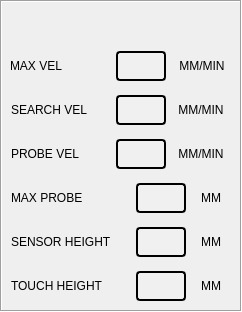
                <widget class="QFrame" name="frm_settings2">
                 <property name="sizePolicy">
                  <sizepolicy hsizetype="Preferred" vsizetype="Preferred">
                   <horstretch>0</horstretch>
                   <verstretch>0</verstretch>
                  </sizepolicy>
                 </property>
                 <property name="minimumSize">
                  <size>
                   <width>0</width>
                   <height>0</height>
                  </size>
                 </property>
                 <property name="maximumSize">
                  <size>
                   <width>16777215</width>
                   <height>16777215</height>
                  </size>
                 </property>
                 <property name="frameShape">
                  <enum>QFrame::Box</enum>
                 </property>
                 <property name="frameShadow">
                  <enum>QFrame::Sunken</enum>
                 </property>
                 <layout class="QVBoxLayout" name="verticalLayout_14">
                  <property name="spacing">
                   <number>4</number>
                  </property>
                  <property name="leftMargin">
                   <number>4</number>
                  </property>
                  <property name="topMargin">
                   <number>4</number>
                  </property>
                  <property name="rightMargin">
                   <number>4</number>
                  </property>
                  <property name="bottomMargin">
                   <number>4</number>
                  </property>
                  <item>
                   <spacer name="verticalSpacer_7">
                    <property name="orientation">
                     <enum>Qt::Vertical</enum>
                    </property>
                    <property name="sizeHint" stdset="0">
                     <size>
                      <width>20</width>
                      <height>40</height>
                     </size>
                    </property>
                   </spacer>
                  </item>
                  <item>
                   <widget class="QWidget" name="widget_max_velocity" native="true">
                    <layout class="QHBoxLayout" name="layout_max_velocity">
                     <property name="leftMargin">
                      <number>4</number>
                     </property>
                     <property name="topMargin">
                      <number>0</number>
                     </property>
                     <property name="rightMargin">
                      <number>4</number>
                     </property>
                     <property name="bottomMargin">
                      <number>0</number>
                     </property>
                     <item>
                      <widget class="QLabel" name="label_28">
                       <property name="sizePolicy">
                        <sizepolicy hsizetype="Preferred" vsizetype="Fixed">
                         <horstretch>0</horstretch>
                         <verstretch>0</verstretch>
                        </sizepolicy>
                       </property>
                       <property name="minimumSize">
                        <size>
                         <width>100</width>
                         <height>40</height>
                        </size>
                       </property>
                       <property name="maximumSize">
                        <size>
                         <width>100</width>
                         <height>40</height>
                        </size>
                       </property>
                       <property name="toolTip">
                        <string>Maximum linear velocity</string>
                       </property>
                       <property name="text">
                        <string>MAX VEL</string>
                       </property>
                       <property name="alignment">
                        <set>Qt::AlignLeading|Qt::AlignLeft|Qt::AlignVCenter</set>
                       </property>
                      </widget>
                     </item>
                     <item>
                      <widget class="QLabel" name="lbl_maxv">
                       <property name="sizePolicy">
                        <sizepolicy hsizetype="Fixed" vsizetype="Fixed">
                         <horstretch>0</horstretch>
                         <verstretch>0</verstretch>
                        </sizepolicy>
                       </property>
                       <property name="minimumSize">
                        <size>
                         <width>50</width>
                         <height>30</height>
                        </size>
                       </property>
                       <property name="maximumSize">
                        <size>
                         <width>50</width>
                         <height>30</height>
                        </size>
                       </property>
                       <property name="styleSheet">
                        <string notr="true">    background: rgb(240, 240, 240);
    border: 2px solid black;
    border-radius: 4px;
    font: 10pt &quot;Lato Heavy&quot;;
    color: black;
</string>
                       </property>
                       <property name="frameShape">
                        <enum>QFrame::Box</enum>
                       </property>
                       <property name="frameShadow">
                        <enum>QFrame::Sunken</enum>
                       </property>
                       <property name="lineWidth">
                        <number>2</number>
                       </property>
                       <property name="text">
                        <string/>
                       </property>
                       <property name="alignment">
                        <set>Qt::AlignCenter</set>
                       </property>
                      </widget>
                     </item>
                     <item>
                      <widget class="QLabel" name="lbl_maxv_units">
                       <property name="sizePolicy">
                        <sizepolicy hsizetype="Fixed" vsizetype="Fixed">
                         <horstretch>0</horstretch>
                         <verstretch>0</verstretch>
                        </sizepolicy>
                       </property>
                       <property name="minimumSize">
                        <size>
                         <width>60</width>
                         <height>40</height>
                        </size>
                       </property>
                       <property name="maximumSize">
                        <size>
                         <width>60</width>
                         <height>40</height>
                        </size>
                       </property>
                       <property name="text">
                        <string>MM/MIN</string>
                       </property>
                       <property name="alignment">
                        <set>Qt::AlignCenter</set>
                       </property>
                       <property name="wordWrap">
                        <bool>false</bool>
                       </property>
                       <property name="indent">
                        <number>0</number>
                       </property>
                      </widget>
                     </item>
                    </layout>
                   </widget>
                  </item>
                  <item>
                   <widget class="QWidget" name="widget_search_vel" native="true">
                    <layout class="QHBoxLayout" name="layout_searchvel">
                     <property name="spacing">
                      <number>4</number>
                     </property>
                     <property name="leftMargin">
                      <number>4</number>
                     </property>
                     <property name="topMargin">
                      <number>0</number>
                     </property>
                     <property name="rightMargin">
                      <number>4</number>
                     </property>
                     <property name="bottomMargin">
                      <number>0</number>
                     </property>
                     <item>
                      <widget class="QLabel" name="label_6">
                       <property name="sizePolicy">
                        <sizepolicy hsizetype="Preferred" vsizetype="Fixed">
                         <horstretch>0</horstretch>
                         <verstretch>0</verstretch>
                        </sizepolicy>
                       </property>
                       <property name="minimumSize">
                        <size>
                         <width>100</width>
                         <height>40</height>
                        </size>
                       </property>
                       <property name="maximumSize">
                        <size>
                         <width>100</width>
                         <height>40</height>
                        </size>
                       </property>
                       <property name="toolTip">
                        <string>Probe down search velocity</string>
                       </property>
                       <property name="text">
                        <string>SEARCH VEL</string>
                       </property>
                       <property name="alignment">
                        <set>Qt::AlignLeading|Qt::AlignLeft|Qt::AlignVCenter</set>
                       </property>
                      </widget>
                     </item>
                     <item>
                      <widget class="QLabel" name="lbl_search_vel">
                       <property name="sizePolicy">
                        <sizepolicy hsizetype="Fixed" vsizetype="Fixed">
                         <horstretch>0</horstretch>
                         <verstretch>0</verstretch>
                        </sizepolicy>
                       </property>
                       <property name="minimumSize">
                        <size>
                         <width>50</width>
                         <height>30</height>
                        </size>
                       </property>
                       <property name="maximumSize">
                        <size>
                         <width>50</width>
                         <height>30</height>
                        </size>
                       </property>
                       <property name="styleSheet">
                        <string notr="true">    background: rgb(240, 240, 240);
    border: 2px solid black;
    border-radius: 4px;
    font: 10pt &quot;Lato Heavy&quot;;
    color: black;
</string>
                       </property>
                       <property name="frameShape">
                        <enum>QFrame::Box</enum>
                       </property>
                       <property name="frameShadow">
                        <enum>QFrame::Sunken</enum>
                       </property>
                       <property name="lineWidth">
                        <number>2</number>
                       </property>
                       <property name="text">
                        <string/>
                       </property>
                       <property name="alignment">
                        <set>Qt::AlignCenter</set>
                       </property>
                      </widget>
                     </item>
                     <item>
                      <widget class="QLabel" name="lbl_search_vel_units">
                       <property name="sizePolicy">
                        <sizepolicy hsizetype="Fixed" vsizetype="Fixed">
                         <horstretch>0</horstretch>
                         <verstretch>0</verstretch>
                        </sizepolicy>
                       </property>
                       <property name="minimumSize">
                        <size>
                         <width>60</width>
                         <height>40</height>
                        </size>
                       </property>
                       <property name="maximumSize">
                        <size>
                         <width>60</width>
                         <height>40</height>
                        </size>
                       </property>
                       <property name="text">
                        <string>MM/MIN</string>
                       </property>
                       <property name="alignment">
                        <set>Qt::AlignCenter</set>
                       </property>
                       <property name="wordWrap">
                        <bool>false</bool>
                       </property>
                       <property name="indent">
                        <number>0</number>
                       </property>
                      </widget>
                     </item>
                    </layout>
                   </widget>
                  </item>
                  <item>
                   <widget class="QWidget" name="widget_probe_vel" native="true">
                    <layout class="QHBoxLayout" name="layout_probevel">
                     <property name="spacing">
                      <number>4</number>
                     </property>
                     <property name="leftMargin">
                      <number>4</number>
                     </property>
                     <property name="topMargin">
                      <number>0</number>
                     </property>
                     <property name="rightMargin">
                      <number>4</number>
                     </property>
                     <property name="bottomMargin">
                      <number>0</number>
                     </property>
                     <item>
                      <widget class="QLabel" name="label_7">
                       <property name="sizePolicy">
                        <sizepolicy hsizetype="Preferred" vsizetype="Fixed">
                         <horstretch>0</horstretch>
                         <verstretch>0</verstretch>
                        </sizepolicy>
                       </property>
                       <property name="minimumSize">
                        <size>
                         <width>100</width>
                         <height>40</height>
                        </size>
                       </property>
                       <property name="maximumSize">
                        <size>
                         <width>100</width>
                         <height>40</height>
                        </size>
                       </property>
                       <property name="toolTip">
                        <string>Probe down final velocity</string>
                       </property>
                       <property name="text">
                        <string>PROBE VEL</string>
                       </property>
                       <property name="alignment">
                        <set>Qt::AlignLeading|Qt::AlignLeft|Qt::AlignVCenter</set>
                       </property>
                      </widget>
                     </item>
                     <item>
                      <widget class="QLabel" name="lbl_probe_vel">
                       <property name="sizePolicy">
                        <sizepolicy hsizetype="Fixed" vsizetype="Fixed">
                         <horstretch>0</horstretch>
                         <verstretch>0</verstretch>
                        </sizepolicy>
                       </property>
                       <property name="minimumSize">
                        <size>
                         <width>50</width>
                         <height>30</height>
                        </size>
                       </property>
                       <property name="maximumSize">
                        <size>
                         <width>50</width>
                         <height>30</height>
                        </size>
                       </property>
                       <property name="styleSheet">
                        <string notr="true">    background: rgb(240, 240, 240);
    border: 2px solid black;
    border-radius: 4px;
    font: 10pt &quot;Lato Heavy&quot;;
    color: black;
</string>
                       </property>
                       <property name="frameShape">
                        <enum>QFrame::Box</enum>
                       </property>
                       <property name="frameShadow">
                        <enum>QFrame::Sunken</enum>
                       </property>
                       <property name="lineWidth">
                        <number>2</number>
                       </property>
                       <property name="text">
                        <string/>
                       </property>
                       <property name="alignment">
                        <set>Qt::AlignCenter</set>
                       </property>
                      </widget>
                     </item>
                     <item>
                      <widget class="QLabel" name="lbl_probe_vel_units">
                       <property name="sizePolicy">
                        <sizepolicy hsizetype="Fixed" vsizetype="Fixed">
                         <horstretch>0</horstretch>
                         <verstretch>0</verstretch>
                        </sizepolicy>
                       </property>
                       <property name="minimumSize">
                        <size>
                         <width>60</width>
                         <height>40</height>
                        </size>
                       </property>
                       <property name="maximumSize">
                        <size>
                         <width>60</width>
                         <height>40</height>
                        </size>
                       </property>
                       <property name="text">
                        <string>MM/MIN</string>
                       </property>
                       <property name="alignment">
                        <set>Qt::AlignCenter</set>
                       </property>
                       <property name="wordWrap">
                        <bool>false</bool>
                       </property>
                       <property name="indent">
                        <number>0</number>
                       </property>
                      </widget>
                     </item>
                    </layout>
                   </widget>
                  </item>
                  <item>
                   <widget class="QWidget" name="widget_maxprobe" native="true">
                    <layout class="QHBoxLayout" name="layout_maxporobe">
                     <property name="spacing">
                      <number>4</number>
                     </property>
                     <property name="leftMargin">
                      <number>4</number>
                     </property>
                     <property name="topMargin">
                      <number>0</number>
                     </property>
                     <property name="rightMargin">
                      <number>4</number>
                     </property>
                     <property name="bottomMargin">
                      <number>0</number>
                     </property>
                     <item>
                      <widget class="QLabel" name="label_4">
                       <property name="sizePolicy">
                        <sizepolicy hsizetype="Preferred" vsizetype="Fixed">
                         <horstretch>0</horstretch>
                         <verstretch>0</verstretch>
                        </sizepolicy>
                       </property>
                       <property name="minimumSize">
                        <size>
                         <width>120</width>
                         <height>40</height>
                        </size>
                       </property>
                       <property name="maximumSize">
                        <size>
                         <width>120</width>
                         <height>40</height>
                        </size>
                       </property>
                       <property name="toolTip">
                        <string>Max probing distance</string>
                       </property>
                       <property name="text">
                        <string>MAX PROBE</string>
                       </property>
                       <property name="alignment">
                        <set>Qt::AlignLeading|Qt::AlignLeft|Qt::AlignVCenter</set>
                       </property>
                      </widget>
                     </item>
                     <item>
                      <widget class="QLabel" name="lbl_maxprobe">
                       <property name="sizePolicy">
                        <sizepolicy hsizetype="Fixed" vsizetype="Fixed">
                         <horstretch>0</horstretch>
                         <verstretch>0</verstretch>
                        </sizepolicy>
                       </property>
                       <property name="minimumSize">
                        <size>
                         <width>50</width>
                         <height>30</height>
                        </size>
                       </property>
                       <property name="maximumSize">
                        <size>
                         <width>50</width>
                         <height>30</height>
                        </size>
                       </property>
                       <property name="styleSheet">
                        <string notr="true">    background: rgb(240, 240, 240);
    border: 2px solid black;
    border-radius: 4px;
    font: 10pt &quot;Lato Heavy&quot;;
    color: black;
</string>
                       </property>
                       <property name="frameShape">
                        <enum>QFrame::Box</enum>
                       </property>
                       <property name="frameShadow">
                        <enum>QFrame::Sunken</enum>
                       </property>
                       <property name="lineWidth">
                        <number>2</number>
                       </property>
                       <property name="text">
                        <string/>
                       </property>
                       <property name="alignment">
                        <set>Qt::AlignCenter</set>
                       </property>
                      </widget>
                     </item>
                     <item>
                      <widget class="QLabel" name="lbl_max_probe_units">
                       <property name="sizePolicy">
                        <sizepolicy hsizetype="Fixed" vsizetype="Fixed">
                         <horstretch>0</horstretch>
                         <verstretch>0</verstretch>
                        </sizepolicy>
                       </property>
                       <property name="minimumSize">
                        <size>
                         <width>40</width>
                         <height>40</height>
                        </size>
                       </property>
                       <property name="maximumSize">
                        <size>
                         <width>40</width>
                         <height>40</height>
                        </size>
                       </property>
                       <property name="text">
                        <string>MM</string>
                       </property>
                       <property name="alignment">
                        <set>Qt::AlignCenter</set>
                       </property>
                       <property name="wordWrap">
                        <bool>false</bool>
                       </property>
                       <property name="indent">
                        <number>0</number>
                       </property>
                      </widget>
                     </item>
                    </layout>
                   </widget>
                  </item>
                  <item>
                   <widget class="QWidget" name="widget_sensor_height" native="true">
                    <layout class="QHBoxLayout" name="layout_location">
                     <property name="spacing">
                      <number>4</number>
                     </property>
                     <property name="leftMargin">
                      <number>4</number>
                     </property>
                     <property name="topMargin">
                      <number>0</number>
                     </property>
                     <property name="rightMargin">
                      <number>4</number>
                     </property>
                     <property name="bottomMargin">
                      <number>0</number>
                     </property>
                     <item>
                      <widget class="QLabel" name="label_8">
                       <property name="sizePolicy">
                        <sizepolicy hsizetype="Preferred" vsizetype="Fixed">
                         <horstretch>0</horstretch>
                         <verstretch>0</verstretch>
                        </sizepolicy>
                       </property>
                       <property name="minimumSize">
                        <size>
                         <width>120</width>
                         <height>40</height>
                        </size>
                       </property>
                       <property name="maximumSize">
                        <size>
                         <width>120</width>
                         <height>40</height>
                        </size>
                       </property>
                       <property name="toolTip">
                        <string>Height of tool touchoff sensor</string>
                       </property>
                       <property name="text">
                        <string>SENSOR HEIGHT</string>
                       </property>
                       <property name="alignment">
                        <set>Qt::AlignLeading|Qt::AlignLeft|Qt::AlignVCenter</set>
                       </property>
                      </widget>
                     </item>
                     <item>
                      <widget class="QLabel" name="lbl_sensor_height">
                       <property name="sizePolicy">
                        <sizepolicy hsizetype="Fixed" vsizetype="Fixed">
                         <horstretch>0</horstretch>
                         <verstretch>0</verstretch>
                        </sizepolicy>
                       </property>
                       <property name="minimumSize">
                        <size>
                         <width>50</width>
                         <height>30</height>
                        </size>
                       </property>
                       <property name="maximumSize">
                        <size>
                         <width>50</width>
                         <height>30</height>
                        </size>
                       </property>
                       <property name="styleSheet">
                        <string notr="true">    background: rgb(240, 240, 240);
    border: 2px solid black;
    border-radius: 4px;
    font: 10pt &quot;Lato Heavy&quot;;
    color: black;
</string>
                       </property>
                       <property name="frameShape">
                        <enum>QFrame::Box</enum>
                       </property>
                       <property name="frameShadow">
                        <enum>QFrame::Sunken</enum>
                       </property>
                       <property name="lineWidth">
                        <number>2</number>
                       </property>
                       <property name="text">
                        <string/>
                       </property>
                       <property name="alignment">
                        <set>Qt::AlignCenter</set>
                       </property>
                      </widget>
                     </item>
                     <item>
                      <widget class="QLabel" name="lbl_sensorheight_units">
                       <property name="sizePolicy">
                        <sizepolicy hsizetype="Fixed" vsizetype="Fixed">
                         <horstretch>0</horstretch>
                         <verstretch>0</verstretch>
                        </sizepolicy>
                       </property>
                       <property name="minimumSize">
                        <size>
                         <width>40</width>
                         <height>40</height>
                        </size>
                       </property>
                       <property name="maximumSize">
                        <size>
                         <width>40</width>
                         <height>40</height>
                        </size>
                       </property>
                       <property name="text">
                        <string>MM</string>
                       </property>
                       <property name="alignment">
                        <set>Qt::AlignCenter</set>
                       </property>
                       <property name="wordWrap">
                        <bool>false</bool>
                       </property>
                       <property name="indent">
                        <number>0</number>
                       </property>
                      </widget>
                     </item>
                    </layout>
                   </widget>
                  </item>
                  <item>
                   <widget class="QWidget" name="widget_touch_height" native="true">
                    <layout class="QHBoxLayout" name="layout_touch_height">
                     <property name="spacing">
                      <number>4</number>
                     </property>
                     <property name="leftMargin">
                      <number>4</number>
                     </property>
                     <property name="topMargin">
                      <number>0</number>
                     </property>
                     <property name="rightMargin">
                      <number>4</number>
                     </property>
                     <property name="bottomMargin">
                      <number>0</number>
                     </property>
                     <item>
                      <widget class="QLabel" name="label_9">
                       <property name="sizePolicy">
                        <sizepolicy hsizetype="Preferred" vsizetype="Fixed">
                         <horstretch>0</horstretch>
                         <verstretch>0</verstretch>
                        </sizepolicy>
                       </property>
                       <property name="minimumSize">
                        <size>
                         <width>120</width>
                         <height>40</height>
                        </size>
                       </property>
                       <property name="maximumSize">
                        <size>
                         <width>120</width>
                         <height>40</height>
                        </size>
                       </property>
                       <property name="toolTip">
                        <string>Height of tool touchoff plate</string>
                       </property>
                       <property name="text">
                        <string>TOUCH HEIGHT</string>
                       </property>
                       <property name="alignment">
                        <set>Qt::AlignLeading|Qt::AlignLeft|Qt::AlignVCenter</set>
                       </property>
                      </widget>
                     </item>
                     <item>
                      <widget class="QLabel" name="lbl_touch_height">
                       <property name="sizePolicy">
                        <sizepolicy hsizetype="Fixed" vsizetype="Fixed">
                         <horstretch>0</horstretch>
                         <verstretch>0</verstretch>
                        </sizepolicy>
                       </property>
                       <property name="minimumSize">
                        <size>
                         <width>50</width>
                         <height>30</height>
                        </size>
                       </property>
                       <property name="maximumSize">
                        <size>
                         <width>50</width>
                         <height>30</height>
                        </size>
                       </property>
                       <property name="styleSheet">
                        <string notr="true">    background: rgb(240, 240, 240);
    border: 2px solid black;
    border-radius: 4px;
    font: 10pt &quot;Lato Heavy&quot;;
    color: black;
</string>
                       </property>
                       <property name="frameShape">
                        <enum>QFrame::Box</enum>
                       </property>
                       <property name="frameShadow">
                        <enum>QFrame::Sunken</enum>
                       </property>
                       <property name="lineWidth">
                        <number>2</number>
                       </property>
                       <property name="text">
                        <string/>
                       </property>
                       <property name="alignment">
                        <set>Qt::AlignCenter</set>
                       </property>
                      </widget>
                     </item>
                     <item>
                      <widget class="QLabel" name="lbl_touchheight_units">
                       <property name="sizePolicy">
                        <sizepolicy hsizetype="Fixed" vsizetype="Fixed">
                         <horstretch>0</horstretch>
                         <verstretch>0</verstretch>
                        </sizepolicy>
                       </property>
                       <property name="minimumSize">
                        <size>
                         <width>40</width>
                         <height>40</height>
                        </size>
                       </property>
                       <property name="maximumSize">
                        <size>
                         <width>40</width>
                         <height>40</height>
                        </size>
                       </property>
                       <property name="text">
                        <string>MM</string>
                       </property>
                       <property name="alignment">
                        <set>Qt::AlignCenter</set>
                       </property>
                       <property name="wordWrap">
                        <bool>false</bool>
                       </property>
                       <property name="indent">
                        <number>0</number>
                       </property>
                      </widget>
                     </item>
                    </layout>
                   </widget>
                  </item>
                 </layout>
                </widget>
